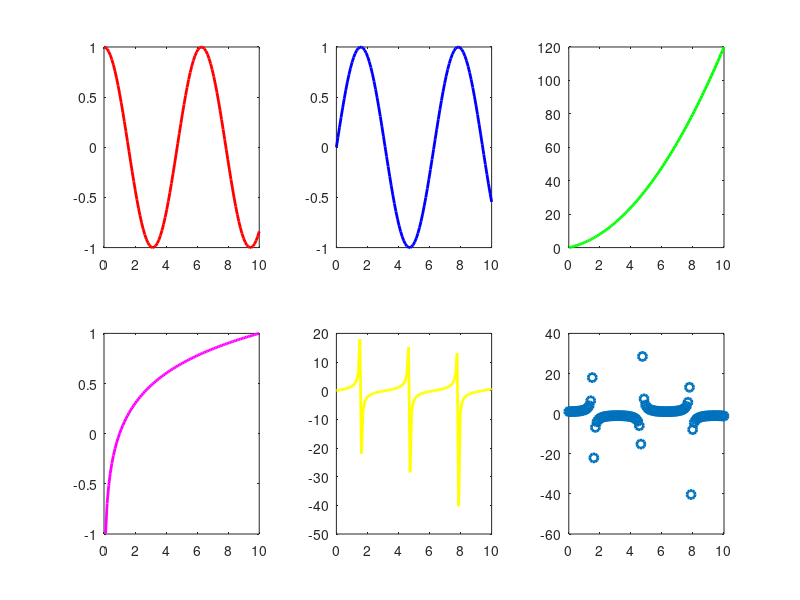

Reproduce this figure in MATLAB.
e= linspace(0,10);
f1 = cos(e);
f2 = sin(e);
f3 = e.^2+2*e;
f4 = log10(e);
f5 = tan(e);
f6 = sec(e);

subplot(2,3,1)
plot(e , f1 , 'r', 'linewidth' ,2)
subplot(2,3,2)
plot(e , f2 , 'b', 'linewidth' ,2)
subplot(2,3,3)
plot(e , f3 , 'g', 'linewidth' ,2)
subplot(2,3,4)
plot(e , f4 , 'm', 'linewidth' ,2)
subplot(2,3,5)
plot(e , f5 , 'y', 'linewidth' ,2)
subplot(2,3,6)
plot(e , f6 , 'o', 'linewidth' ,2)